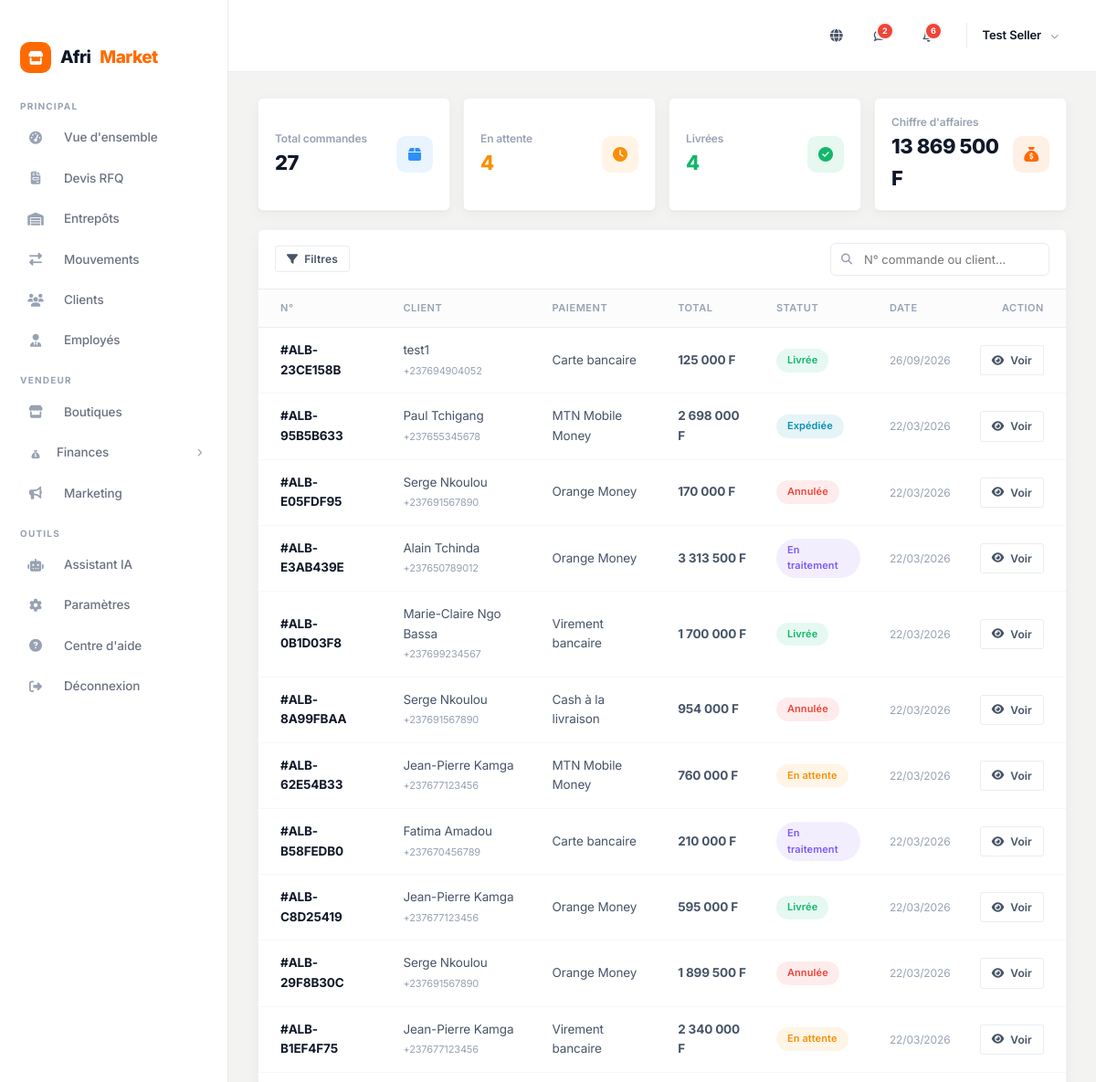
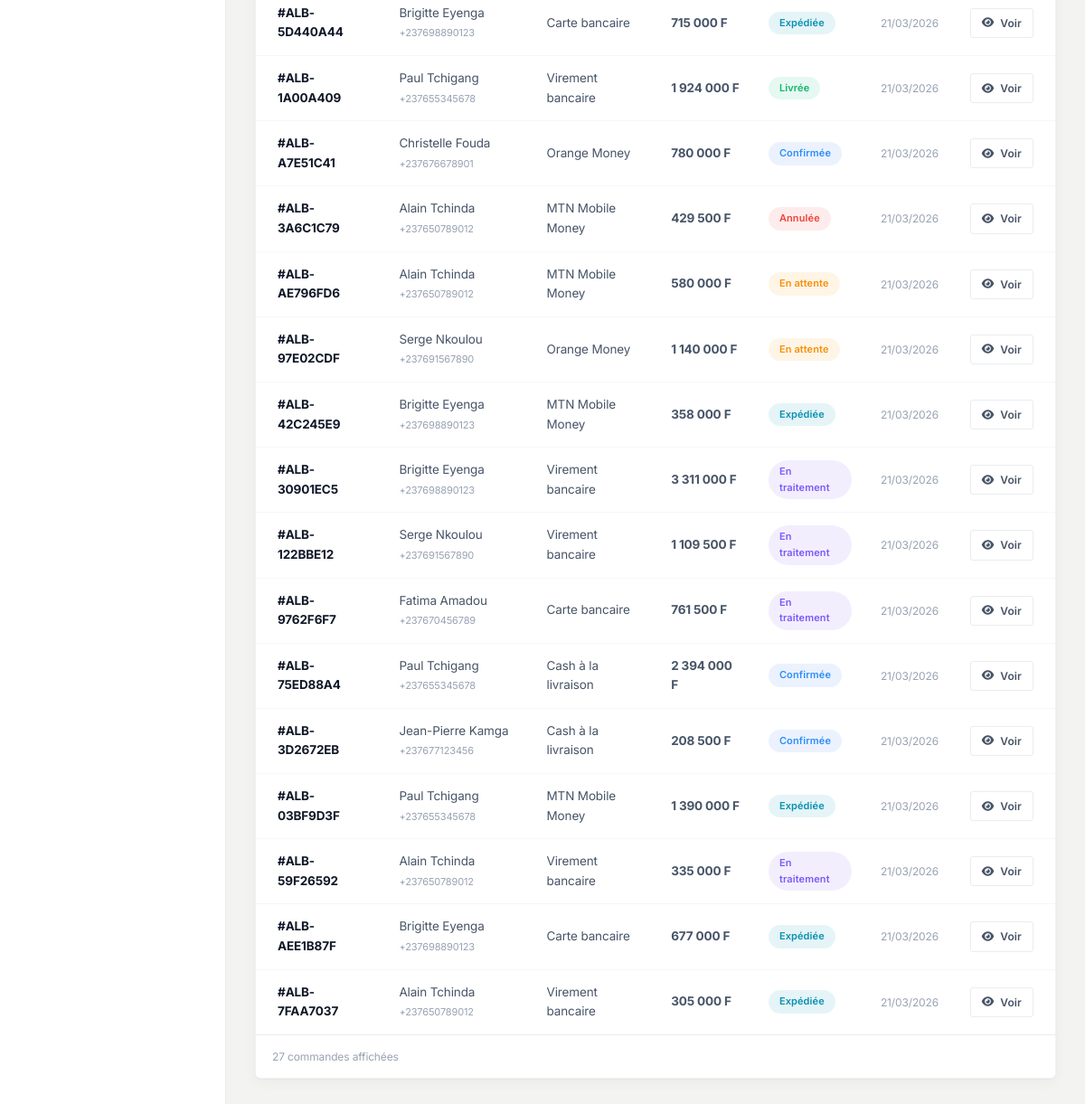
/fr/dashboard/commandes/ (signed in), run on the app's committed database (2 pictures, top to bottom).
### accounts/models.py (models this page shows, shortened)
class User(AbstractUser):
    ROLE_CHOICES = [
        ('buyer', 'Acheteur'),
        ('seller', 'Vendeur'),
        ('admin', 'Administrateur'),
    ]
    role = models.CharField(max_length=10, choices=ROLE_CHOICES, default='buyer')
    phone = models.CharField(max_length=20, blank=True)
    avatar = models.ImageField(upload_to='avatars/', blank=True, null=True)
    address = models.TextField(blank=True)
    city = models.CharField(max_length=100, blank=True)
    country = models.CharField(max_length=100, default='Cameroun')
    is_verified = models.BooleanField(default=False)
    @property
    def store(self):
        return self.stores.first()
    @property
    def is_seller(self):
        return self.role == 'seller'
    @property
    def display_name(self):
        return self.get_full_name() or self.username

### orders/models.py (models this page shows, shortened)
class Order(models.Model):
    STATUS_CHOICES = [
        ('pending', 'En attente'),
        ('confirmed', 'Confirmée'),
        ('processing', 'En traitement'),
        ('shipped', 'Expédiée'),
        ('delivered', 'Livrée'),
        ('cancelled', 'Annulée'),
        ('refunded', 'Remboursée'),
    ]
    PAYMENT_CHOICES = [
        ('momo', 'MTN Mobile Money'),
        ('om', 'Orange Money'),
        ('cash', 'Cash à la livraison'),
        ('card', 'Carte bancaire'),
        ('transfer', 'Virement bancaire'),
    ]
    order_number = models.CharField(max_length=20, unique=True, editable=False)
    buyer = models.ForeignKey(settings.AUTH_USER_MODEL, on_delete=models.CASCADE, related_name='orders')
    status = models.CharField(max_length=20, choices=STATUS_CHOICES, default='pending')
    payment_method = models.CharField(max_length=20, choices=PAYMENT_CHOICES, default='momo')
    subtotal = models.DecimalField(max_digits=15, decimal_places=0, default=0)
    shipping_cost = models.DecimalField(max_digits=10, decimal_places=0, default=0)
    promo_code = models.ForeignKey('marketing.PromoCode', on_delete=models.SET_NULL, null=True, blank=True, related_name='orders')
    discount_amount = models.DecimalField(max_digits=15, decimal_places=0, default=0)
    loyalty_discount = models.DecimalField(max_digits=15, decimal_places=0, default=0)
    total_amount = models.DecimalField(max_digits=15, decimal_places=0, default=0)
    shipping_name = models.CharField(max_length=200)
    shipping_phone = models.CharField(max_length=20)
    shipping_address = models.TextField()
    shipping_city = models.CharField(max_length=100)
    notes = models.TextField(blank=True)
    is_paid = models.BooleanField(default=False)
    tracking_number = models.CharField(max_length=100, blank=True)
    created_at = models.DateTimeField(auto_now_add=True)
    updated_at = models.DateTimeField(auto_now=True)
    class Meta:
        ordering = ['-created_at']

### dashboard/views.py (the view)
# urls.py: path('commandes/', views.dash_orders, name='orders'),
@login_required
@seller_or_admin_required
def dash_orders(request):
    if request.user.is_seller and (request.user.store is not None):
        orders = Order.objects.filter(items__store=request.user.store).distinct()
    else:
        orders = Order.objects.all()
    status = request.GET.get('status')
    if status: orders = orders.filter(status=status)
    q = request.GET.get('q', '').strip()
    if q:
        orders = orders.filter(Q(order_number__icontains=q) | Q(buyer__username__icontains=q) | Q(buyer__first_name__icontains=q) | Q(buyer__last_name__icontains=q))
    from datetime import datetime
    date_from = request.GET.get('from', '')
    date_to = request.GET.get('to', '')
    if date_from:
        try:
            orders = orders.filter(created_at__date__gte=datetime.strptime(date_from, '%Y-%m-%d').date())
        except ValueError:
            pass
    if date_to:
        try:
            orders = orders.filter(created_at__date__lte=datetime.strptime(date_to, '%Y-%m-%d').date())
        except ValueError:
            pass
    total_revenue = OrderItem.objects.filter(order__in=orders, order__is_paid=True).aggregate(t=Sum(F('price') * F('quantity')))['t'] or 0
    return render(request, 'dashboard/orders.html', {
        'orders': orders.select_related('buyer').order_by('-created_at'),
        'status_choices': Order.STATUS_CHOICES,
        'current_status': status,
        'search_query': q,
        'date_from': date_from,
        'date_to': date_to,
        'total': orders.count(),
        'pending': orders.filter(status='pending').count(),
        'delivered': orders.filter(status='delivered').count(),
        'total_revenue': total_revenue,
    })

### templates/dashboard/orders.html (shortened to what this page needs)
{% extends 'dashboard/base.html' %}{% load humanize %}
{% block dash %}
<div class="ord-stats">
    <div class="ord-stat">
        <div><div class="lbl">Total commandes</div><div class="val">{{ total }}</div></div>
        <div class="ic" style="background:rgba(46,144,250,.1);color:var(--dash-blue);"><i class="fa-solid fa-box"></i></div>
    </div>
    <div class="ord-stat">
        <div><div class="lbl">En attente</div><div class="val" style="color:var(--dash-yellow);">{{ pending }}</div></div>
        <div class="ic" style="background:rgba(247,144,9,.1);color:var(--dash-yellow);"><i class="fa-solid fa-clock"></i></div>
    </div>
    <div class="ord-stat">
        <div><div class="lbl">Livrées</div><div class="val" style="color:var(--dash-green);">{{ delivered }}</div></div>
        <div class="ic" style="background:rgba(18,183,106,.1);color:var(--dash-green);"><i class="fa-solid fa-circle-check"></i></div>
    </div>
    <div class="ord-stat">
        <div><div class="lbl">Chiffre d'affaires</div><div class="val">{{ total_revenue|intcomma }} F</div></div>
        <div class="ic" style="background:rgba(255,106,0,.1);color:var(--dash-accent);"><i class="fa-solid fa-sack-dollar"></i></div>
    </div>
</div>
<div class="dash-card">
    <div class="ord-toolbar">
        <div style="display:flex;gap:8px;align-items:center;">
            <button type="button" class="btn btn-outline btn-sm" onclick="toggleOrdFilterMenu(event)">
                <i class="fa-solid fa-filter"></i> Filtres
            </button>
        </div>
        <form method="get" class="ord-search">
            <i class="fa-solid fa-magnifying-glass"></i>
            <input type="text" name="q" value="{{ search_query }}" placeholder="N° commande ou client...">
        </form>
    </div>
    <div class="dash-table-responsive">
    <table class="dash-table">
        <thead>
            <tr><th>N°</th><th>Client</th><th>Paiement</th><th>Total</th><th>Statut</th><th>Date</th><th style="text-align:right;">Action</th></tr>
        </thead>
        <tbody>
            {% for o in orders %}
            <tr>
                <td style="font-weight:700;color:var(--dash-text);">#{{ o.order_number }}</td>
                <td>{{ o.buyer.display_name }}<br><span style="font-size:11px;color:var(--dash-text3);">{{ o.buyer.phone }}</span></td>
                <td>{{ o.get_payment_method_display }}</td>
                <td style="font-weight:700;">{{ o.total_amount|intcomma }} F</td>
                <td><span class="status-badge st-{{ o.status }}">{{ o.get_status_display }}</span></td>
                <td style="font-size:12px;color:var(--dash-text3);">{{ o.created_at|date:"d/m/Y" }}</td>
                <td style="text-align:right;"><a href="{% url 'dashboard:order_detail' o.order_number %}" class="btn btn-sm btn-outline"><i class="fa-solid fa-eye"></i> Voir</a></td>
            </tr>
            {% empty %}
            <tr><td colspan="7" style="text-align:center;padding:3rem;">
                <div style="font-size:40px;margin-bottom:12px;opacity:.25;"><i class="fa-solid fa-box-open"></i></div>
                <div style="color:var(--dash-text3);font-size:14px;">Aucune commande</div>
            </td></tr>
            {% endfor %}
        </tbody>
    </table>
    </div>
    <div style="padding:14px 18px;border-top:1px solid var(--dash-border);font-size:12px;color:var(--dash-text3);">
        {{ orders.count }} commande{{ orders.count|pluralize:"s" }} affichée{{ orders.count|pluralize:"s" }}
    </div>
</div>
{% endblock %}

### templates/dashboard/base.html (shortened to what this page needs)
{% load static %}{% load humanize %}<!DOCTYPE html><html lang="fr"><head><meta charset="UTF-8"><meta name="viewport" content="width=device-width,initial-scale=1.0"><title>{% block title %}Dashboard{% endblock %} — AfriMarket</title>
<link rel="stylesheet" href="https://cdnjs.cloudflare.com/ajax/libs/font-awesome/6.5.1/css/all.min.css">
<link rel="stylesheet" href="{% static 'css/style.css' %}">
</head><body>
<div class="dash-layout">
<aside class="dash-sidebar" id="dashSidebar">
<div class="dash-sidebar-logo"><div class="logo-icon"><i class="fa-solid fa-store"></i></div>Afri<span>Market</span></div>
<div class="dash-sidebar-label">Principal</div>
<nav class="dash-nav">
<a href="{% url 'dashboard:index' %}" class="{% if request.resolver_match.url_name == 'index' %}active{% endif %}"><span class="nav-icon"><i class="fa-solid fa-gauge-high"></i></span> Vue d'ensemble</a>
<a href="{% url 'dashboard:rfqs' %}" class=""><span class="nav-icon"><i class="fa-solid fa-file-invoice"></i></span> Devis RFQ</a>
<a href="{% url 'dashboard:warehouses' %}" class="{% if 'warehouse' in request.resolver_match.url_name %}active{% endif %}"><span class="nav-icon"><i class="fa-solid fa-warehouse"></i></span> Entrepôts</a>
<a href="{% url 'dashboard:transfers' %}" class="{% if 'transfer' in request.resolver_match.url_name %}active{% endif %}"><span class="nav-icon"><i class="fa-solid fa-right-left"></i></span> Mouvements</a>
<a href="{% url 'dashboard:customers' %}" class="{% if request.resolver_match.url_name == 'customers' %}active{% endif %}"><span class="nav-icon"><i class="fa-solid fa-users"></i></span> Clients</a>
<a href="{% url 'dashboard:employees' %}" class="{% if request.resolver_match.url_name == 'employees' %}active{% endif %}"><span class="nav-icon"><i class="fa-solid fa-user-tie"></i></span> Employés</a>
</nav>
{% if request.user.is_seller %}
<div class="dash-sidebar-label">Vendeur</div>
<nav class="dash-nav">
<a href="{% url 'dashboard:stores' %}" class="{% if request.resolver_match.url_name == 'stores' %}active{% endif %}"><span class="nav-icon"><i class="fa-solid fa-store"></i></span> Boutiques</a>
<div class="nav-menu-toggle" onclick="toggleMenu(this)">
<div><span class="nav-icon"><i class="fa-solid fa-sack-dollar"></i></span> Finances</div>
<i class="fa-solid fa-chevron-right"></i>
</div>
<a href="{% url 'marketing:dashboard' %}" class="{% if request.resolver_match.app_name == 'marketing' %}active{% endif %}"><span class="nav-icon"><i class="fa-solid fa-bullhorn"></i></span> Marketing</a>
</nav>
{% endif %}
<div class="dash-sidebar-label">Outils</div>
<nav class="dash-nav" style="flex:0;">
<a href="{% url 'dashboard:assistant' %}" class="{% if request.resolver_match.url_name == 'assistant' %}active{% endif %}"><span class="nav-icon"><i class="fa-solid fa-robot"></i></span> Assistant IA</a>
<a href="{% url 'dashboard:settings' %}" class="{% if request.resolver_match.url_name == 'settings' %}active{% endif %}"><span class="nav-icon"><i class="fa-solid fa-gear"></i></span> Paramètres</a>
<a href="{% url 'faq' %}"><span class="nav-icon"><i class="fa-solid fa-circle-question"></i></span> Centre d'aide</a>
<a href="#" onclick="openDashLogout();return false;"><span class="nav-icon"><i class="fa-solid fa-right-from-bracket"></i></span> Déconnexion</a>
</nav>
</aside>
<div class="dash-content-wrapper">
<div class="dash-navbar">
<div class="dash-navbar-right">
<div class="dash-navbar-icon" style="position:relative;" id="languageSelector">
<i class="fa-solid fa-globe"></i>
</div>
<a href="{% url 'messaging:inbox' %}" class="dash-navbar-icon" id="messagesIcon" title="Messages">
{% if unread_messages_count > 0 %}<span class="badge" id="messagesBadge">{{ unread_messages_count }}</span>{% endif %}
</a>
<div class="dash-user-menu" style="position:relative;">
<a href="#" class="dash-navbar-icon" title="Notifications" onclick="toggleNotifDropdown(event)">
{% if unread_notifications_count > 0 %}<span class="badge" id="notifBadge">{{ unread_notifications_count }}</span>{% endif %}
</a>
</div>
<div class="dash-user-menu">
<div class="dash-user-info" style="display:block;">
<div class="dash-user-name">{{ user.display_name }}</div>
</div>
<i class="fa-solid fa-chevron-down" style="font-size:9px;color:var(--dash-text3);"></i>
</div>
</div>
</div>
<div class="dash-main-content">
{% block dash %}{% endblock %}
</div>
</div>
</div>
</body></html>

### data on the page
User: display_name "Test Seller"
Order: order_number "ALB-23CE158B", buyer.display_name "test1", buyer.phone "+237694904052", payment_method "Carte bancaire", total_amount "125 000", status "Livrée", created_at "26/09/2026"
Order: order_number "ALB-95B5B633", buyer.display_name "Paul Tchigang", buyer.phone "+237655345678", payment_method "MTN Mobile Money", total_amount "2 698 000", status "Expédiée", created_at "22/03/2026"
Order: order_number "ALB-E05FDF95", buyer.display_name "Serge Nkoulou", buyer.phone "+237691567890", payment_method "Orange Money", total_amount "170 000", status "Annulée", created_at "22/03/2026"
Order: order_number "ALB-E3AB439E", buyer.display_name "Alain Tchinda", buyer.phone "+237650789012", payment_method "Orange Money", total_amount "3 313 500", status "En traitement", created_at "22/03/2026"
Order: order_number "ALB-0B1D03F8", buyer.display_name "Marie-Claire Ngo Bassa", buyer.phone "+237699234567", payment_method "Virement bancaire", total_amount "1 700 000", status "Livrée", created_at "22/03/2026"
Order: order_number "ALB-8A99FBAA", buyer.display_name "Serge Nkoulou", buyer.phone "+237691567890", payment_method "Cash à la livraison", total_amount "954 000", status "Annulée", created_at "22/03/2026"
Order: order_number "ALB-62E54B33", buyer.display_name "Jean-Pierre Kamga", buyer.phone "+237677123456", payment_method "MTN Mobile Money", total_amount "760 000", status "En attente", created_at "22/03/2026"
Order: order_number "ALB-B58FEDB0", buyer.display_name "Fatima Amadou", buyer.phone "+237670456789", payment_method "Carte bancaire", total_amount "210 000", status "En traitement", created_at "22/03/2026"
Order: order_number "ALB-C8D25419", buyer.display_name "Jean-Pierre Kamga", buyer.phone "+237677123456", payment_method "Orange Money", total_amount "595 000", status "Livrée", created_at "22/03/2026"
Order: order_number "ALB-29F8B30C", buyer.display_name "Serge Nkoulou", buyer.phone "+237691567890", payment_method "Orange Money", total_amount "1 899 500", status "Annulée", created_at "22/03/2026"
Order: order_number "ALB-B1EF4F75", buyer.display_name "Jean-Pierre Kamga", buyer.phone "+237677123456", payment_method "Virement bancaire", total_amount "2 340 000", status "En attente", created_at "22/03/2026"
Order: order_number "ALB-5D440A44", buyer.display_name "Brigitte Eyenga", buyer.phone "+237698890123", payment_method "Carte bancaire", total_amount "715 000", status "Expédiée", created_at "21/03/2026"
Order: order_number "ALB-1A00A409", buyer.display_name "Paul Tchigang", buyer.phone "+237655345678", payment_method "Virement bancaire", total_amount "1 924 000", status "Livrée", created_at "21/03/2026"
Order: order_number "ALB-A7E51C41", buyer.display_name "Christelle Fouda", buyer.phone "+237676678901", payment_method "Orange Money", total_amount "780 000", status "Confirmée", created_at "21/03/2026"
Order: order_number "ALB-3A6C1C79", buyer.display_name "Alain Tchinda", buyer.phone "+237650789012", payment_method "MTN Mobile Money", total_amount "429 500", status "Annulée", created_at "21/03/2026"
Order: order_number "ALB-AE796FD6", buyer.display_name "Alain Tchinda", buyer.phone "+237650789012", payment_method "MTN Mobile Money", total_amount "580 000", status "En attente", created_at "21/03/2026"
Order: order_number "ALB-97E02CDF", buyer.display_name "Serge Nkoulou", buyer.phone "+237691567890", payment_method "Orange Money", total_amount "1 140 000", status "En attente", created_at "21/03/2026"
Order: order_number "ALB-42C245E9", buyer.display_name "Brigitte Eyenga", buyer.phone "+237698890123", payment_method "MTN Mobile Money", total_amount "358 000", status "Expédiée", created_at "21/03/2026"
Order: order_number "ALB-30901EC5", buyer.display_name "Brigitte Eyenga", buyer.phone "+237698890123", payment_method "Virement bancaire", total_amount "3 311 000", status "En traitement", created_at "21/03/2026"
Order: order_number "ALB-122BBE12", buyer.display_name "Serge Nkoulou", buyer.phone "+237691567890", payment_method "Virement bancaire", total_amount "1 109 500", status "En traitement", created_at "21/03/2026"
Order: order_number "ALB-9762F6F7", buyer.display_name "Fatima Amadou", buyer.phone "+237670456789", payment_method "Carte bancaire", total_amount "761 500", status "En traitement", created_at "21/03/2026"
Order: order_number "ALB-75ED88A4", buyer.display_name "Paul Tchigang", buyer.phone "+237655345678", payment_method "Cash à la livraison", total_amount "2 394 000", status "Confirmée", created_at "21/03/2026"
Order: order_number "ALB-3D2672EB", buyer.display_name "Jean-Pierre Kamga", buyer.phone "+237677123456", payment_method "Cash à la livraison", total_amount "208 500", status "Confirmée", created_at "21/03/2026"
Order: order_number "ALB-03BF9D3F", buyer.display_name "Paul Tchigang", buyer.phone "+237655345678", payment_method "MTN Mobile Money", total_amount "1 390 000", status "Expédiée", created_at "21/03/2026"
Order: order_number "ALB-59F26592", buyer.display_name "Alain Tchinda", buyer.phone "+237650789012", payment_method "Virement bancaire", total_amount "335 000", status "En traitement", created_at "21/03/2026"
Order: order_number "ALB-AEE1B87F", buyer.display_name "Brigitte Eyenga", buyer.phone "+237698890123", payment_method "Carte bancaire", total_amount "677 000", status "Expédiée", created_at "21/03/2026"
Order: order_number "ALB-7FAA7037", buyer.display_name "Alain Tchinda", buyer.phone "+237650789012", payment_method "Virement bancaire", total_amount "305 000", status "Expédiée", created_at "21/03/2026"

### other printed values
{{ unread_messages_count }} "2"
{{ unread_notifications_count }} "6"
{{ total }} "27"
{{ pending }} "4"
{{ delivered }} "4"
{{ total_revenue|intcomma }} "13 869 500"
{{ orders.count }} "27"
